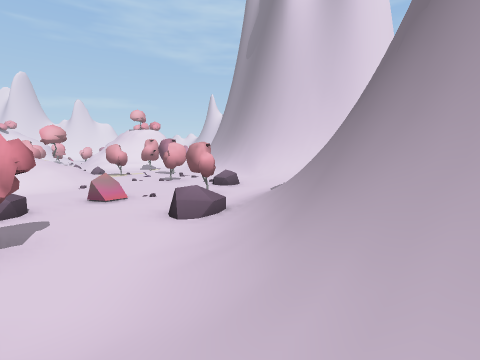
view 1 (above)

21 first-person views from a walk through a scene from a Unity 3-D project. The camera is 1.4 m above the floor, tilts 6° down and sees 85° across. The floor is counted in squares, 2 m on a side. Each view is taken from the middle of a square. On the plan, view 1 faces up. The plan holds only what a view shows up to about 9 squares ahead; the rest is blank. The place goes on beyond the plan. The player is left out. Some surface patterns are stand-ins.

view 2
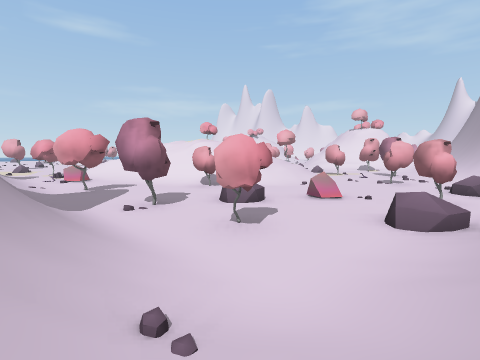

view 3
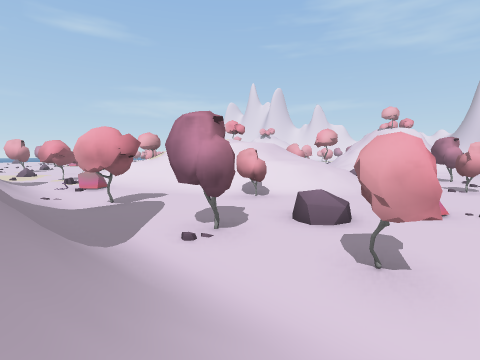

view 4
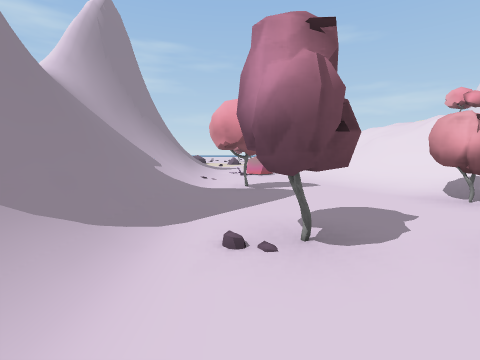

view 5
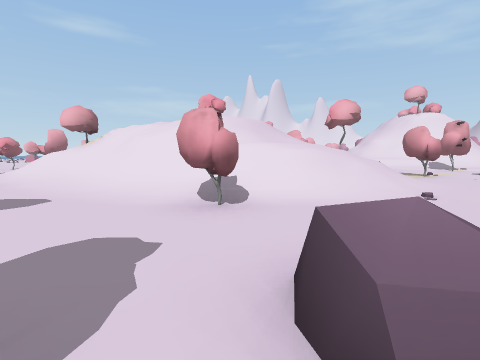

view 6
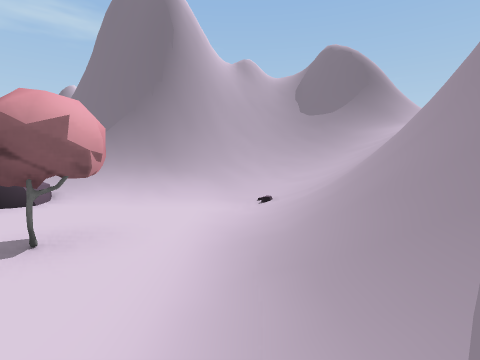

view 7
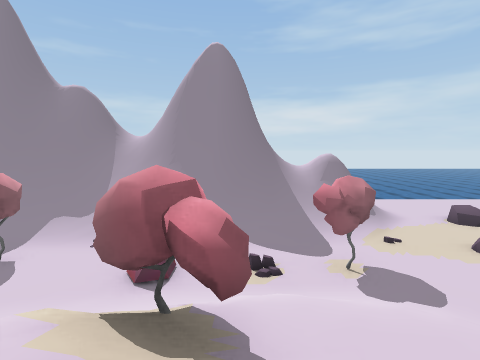

view 8
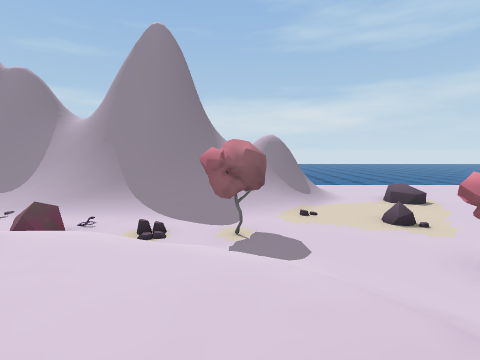

view 9
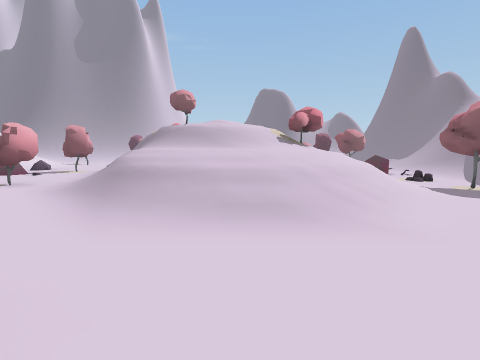

view 10
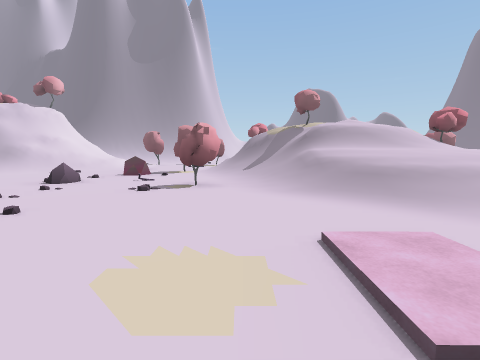

view 11
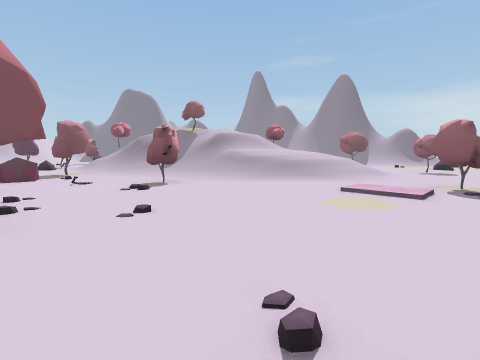

view 12
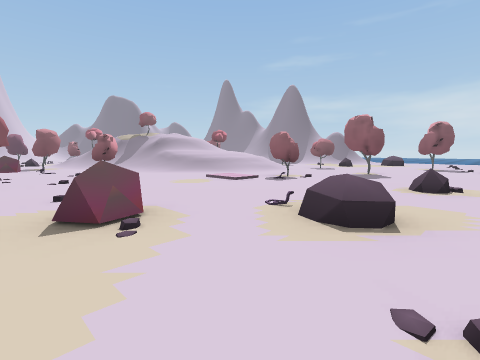

view 13
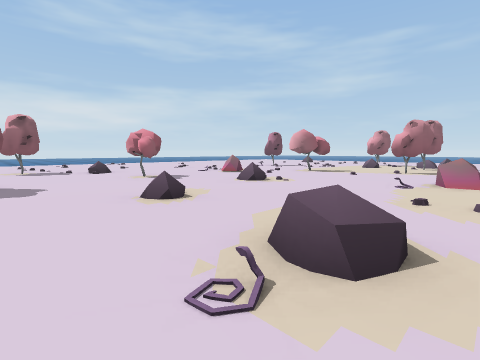

view 14
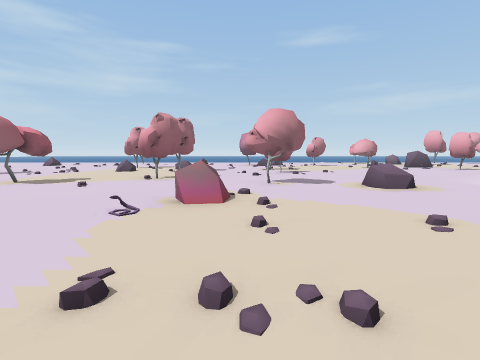

view 15
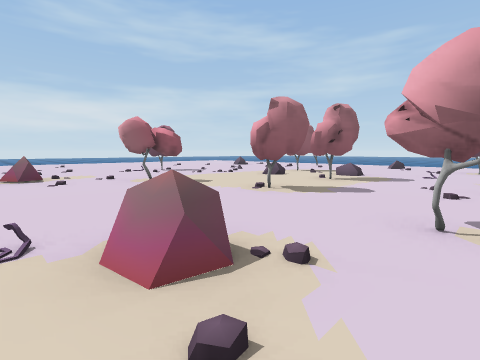

view 16
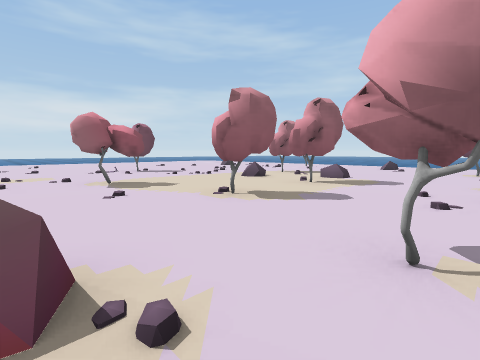

view 17
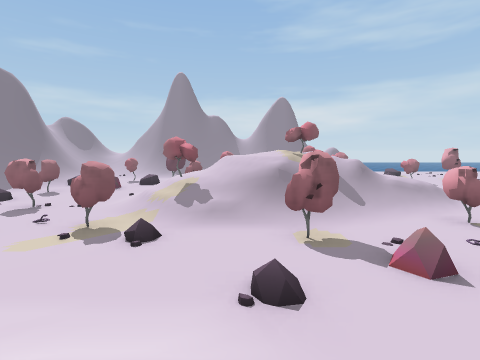

view 18
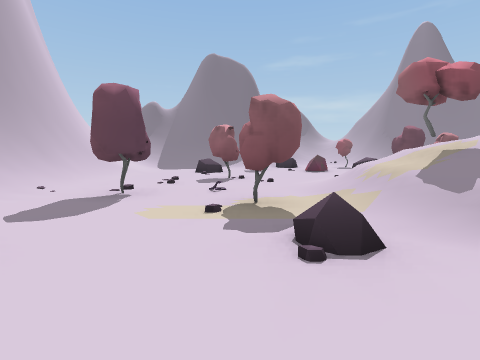

view 19
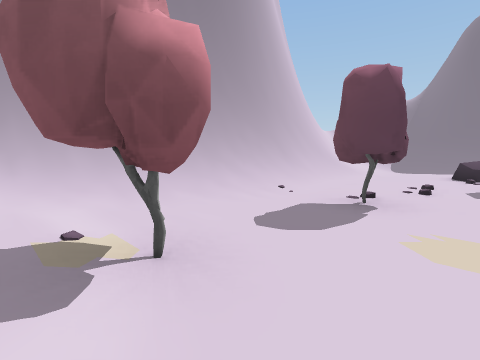

view 20
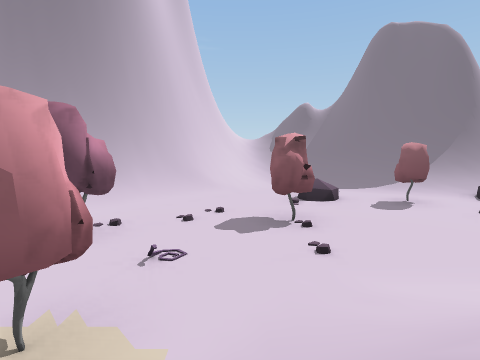

view 21
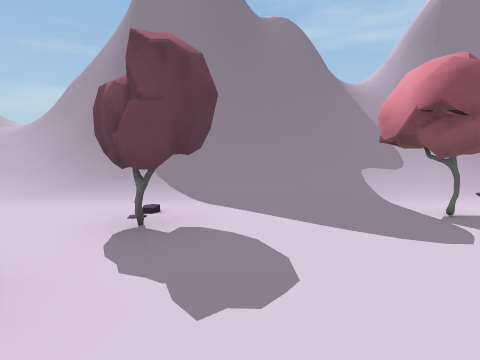

### Floor plan
Key: @ floor where view 1 was taken; # wall or solid block; x gap in a wall; . main floor; : floor 0.25 m higher than the main floor; + floor 1.25 m higher than the main floor; * floor 1.5 m higher than the main floor; % floor 1.75 m higher than the main floor; & floor 2.75 m higher than the main floor; $ floor 3.25 m higher than the main floor; / step, stairs or slope; = window, fence, low wall or low ledge; ^ raised ledge; v drop or lower ground; O other object.
Columns run from 36 left of view 1 to 4 right of it. Each row starts with its distance up from view 1.
 20    ..                             #
 19    ...:                 //       /#
 18     ....                ./ /    :/
 17    ......             ...      :./
 16    ...==..           ......//::#.:/#
 15    x....... .......#..x....=....../##
 14   .x..#........O........O.........//#
 13 O.......O............ .O..#..=..OO./###
 12 ........OO...=O.......#..:///:#.O...//#
 11 .=#..#.................////////......//
 10 .....................////////#/..#....:
  9  .:..........=....../////#$$/*/....==.:
  8   ....#...=........//*/&$$  /%/......./
  7   ....#............/+*//$$/$///....#.//
  6    .....O...#..#.../++*=///=//...O.../###
  5      .... .#.......///+*#////#.....=//#
  4      ....  ..... .#./////::.....^..//##
  3       ..    =... ..../..OO.....O.#../###
  2              .#...=..#..O...#..O..../###
  1               ........:::::://////:://##=
  0                .....///### ///####//@//==
 -1               ..=..#//####=/=### ##////#=
 -2               ..../#//#  ##/#v######//###
 -3                          ##/#=#  #=#//##

Where each view was taken, in squares from view 1:
view 1: 0 up, 0 right, facing up
view 2: 0 up, 0 right, facing up-left
view 3: 0 up, 2 left, facing up-left
view 4: 2 up, 3 left, facing left
view 5: 3 up, 4 left, facing up-left
view 6: 1 up, 5 left, facing right
view 7: 7 up, 13 left, facing down
view 8: 7 up, 15 left, facing down
view 9: 7 up, 20 left, facing right
view 10: 11 up, 20 left, facing right
view 11: 15 up, 20 left, facing down-right
view 12: 15 up, 24 left, facing down-right
view 13: 13 up, 21 left, facing down-left
view 14: 13 up, 24 left, facing left
view 15: 14 up, 27 left, facing down-left
view 16: 14 up, 28 left, facing down-left
view 17: 18 up, 9 left, facing down
view 18: 15 up, 8 left, facing down-right
view 19: 15 up, 7 left, facing right
view 20: 11 up, 7 left, facing right
view 21: 5 up, 6 left, facing down
